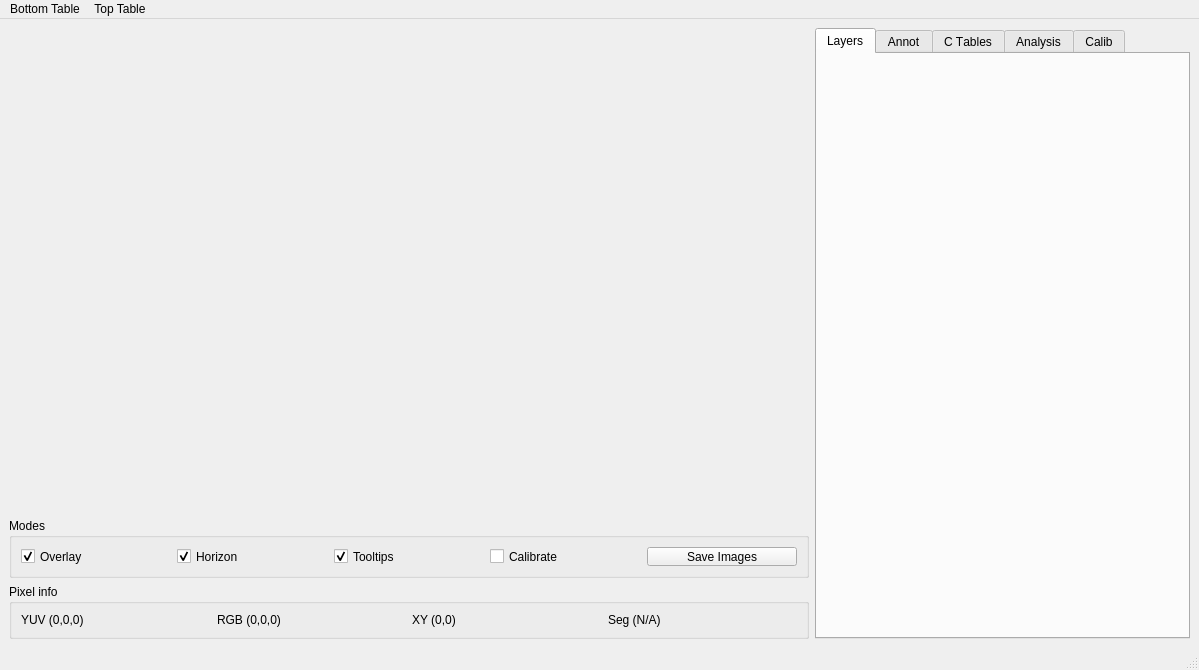
<?xml version="1.0" encoding="UTF-8"?>
<ui version="4.0">
 <class>UTVisionWindow</class>
 <widget class="QMainWindow" name="UTVisionWindow">
  <property name="geometry">
   <rect>
    <x>0</x>
    <y>0</y>
    <width>1179</width>
    <height>670</height>
   </rect>
  </property>
  <property name="sizePolicy">
   <sizepolicy hsizetype="Expanding" vsizetype="Expanding">
    <horstretch>0</horstretch>
    <verstretch>0</verstretch>
   </sizepolicy>
  </property>
  <property name="windowTitle">
   <string>Vision Window</string>
  </property>
  <widget class="QWidget" name="centralwidget">
   <layout class="QGridLayout" name="gridLayout_2" rowstretch="1,0,0" columnstretch="1,0">
    <item row="0" column="0">
     <layout class="QVBoxLayout" name="verticalLayout_3">
      <item>
       <widget class="ImageWidget" name="bigImage" native="true">
        <property name="minimumSize">
         <size>
          <width>800</width>
          <height>480</height>
         </size>
        </property>
        <property name="baseSize">
         <size>
          <width>640</width>
          <height>480</height>
         </size>
        </property>
        <property name="selectionEnabled" stdset="0">
         <bool>true</bool>
        </property>
       </widget>
      </item>
     </layout>
    </item>
    <item row="1" column="0">
     <widget class="QGroupBox" name="groupBox_2">
      <property name="sizePolicy">
       <sizepolicy hsizetype="Preferred" vsizetype="Preferred">
        <horstretch>0</horstretch>
        <verstretch>0</verstretch>
       </sizepolicy>
      </property>
      <property name="maximumSize">
       <size>
        <width>16777215</width>
        <height>60</height>
       </size>
      </property>
      <property name="title">
       <string>Modes</string>
      </property>
      <layout class="QHBoxLayout" name="horizontalLayout_2">
       <item>
        <widget class="QCheckBox" name="overlayCheck">
         <property name="text">
          <string>Overlay</string>
         </property>
         <property name="checked">
          <bool>true</bool>
         </property>
        </widget>
       </item>
       <item>
        <widget class="QCheckBox" name="horizonCheck">
         <property name="text">
          <string>Horizon</string>
         </property>
         <property name="checked">
          <bool>true</bool>
         </property>
         <property name="tristate">
          <bool>false</bool>
         </property>
        </widget>
       </item>
       <item>
        <widget class="QCheckBox" name="toolCheck">
         <property name="text">
          <string>Tooltips</string>
         </property>
         <property name="checked">
          <bool>true</bool>
         </property>
        </widget>
       </item>
       <item>
        <widget class="QCheckBox" name="calibrationBox">
         <property name="text">
          <string>Calibrate</string>
         </property>
        </widget>
       </item>
       <item>
        <widget class="QPushButton" name="saveImgCheck">
         <property name="text">
          <string>Save Images</string>
         </property>
        </widget>
       </item>
      </layout>
      <zorder>horizonCheck</zorder>
      <zorder>overlayCheck</zorder>
      <zorder>toolCheck</zorder>
      <zorder>calibrationBox</zorder>
      <zorder>saveImgCheck</zorder>
     </widget>
    </item>
    <item row="2" column="0">
     <widget class="QGroupBox" name="groupBox">
      <property name="maximumSize">
       <size>
        <width>16777215</width>
        <height>65</height>
       </size>
      </property>
      <property name="title">
       <string>Pixel info</string>
      </property>
      <layout class="QHBoxLayout" name="horizontalLayout">
       <item>
        <widget class="QLabel" name="yuvLabel">
         <property name="minimumSize">
          <size>
           <width>0</width>
           <height>0</height>
          </size>
         </property>
         <property name="text">
          <string>YUV (0,0,0)</string>
         </property>
        </widget>
       </item>
       <item>
        <widget class="QLabel" name="rgbLabel">
         <property name="minimumSize">
          <size>
           <width>0</width>
           <height>0</height>
          </size>
         </property>
         <property name="text">
          <string>RGB (0,0,0)</string>
         </property>
        </widget>
       </item>
       <item>
        <widget class="QLabel" name="xyLabel">
         <property name="minimumSize">
          <size>
           <width>0</width>
           <height>0</height>
          </size>
         </property>
         <property name="text">
          <string>XY (0,0)</string>
         </property>
        </widget>
       </item>
       <item>
        <widget class="QLabel" name="segLabel">
         <property name="minimumSize">
          <size>
           <width>0</width>
           <height>0</height>
          </size>
         </property>
         <property name="text">
          <string>Seg (N/A)</string>
         </property>
        </widget>
       </item>
      </layout>
     </widget>
    </item>
    <item row="0" column="1" rowspan="3">
     <widget class="QTabWidget" name="tabWidget">
      <property name="sizePolicy">
       <sizepolicy hsizetype="Preferred" vsizetype="Preferred">
        <horstretch>0</horstretch>
        <verstretch>0</verstretch>
       </sizepolicy>
      </property>
      <property name="minimumSize">
       <size>
        <width>375</width>
        <height>0</height>
       </size>
      </property>
      <property name="maximumSize">
       <size>
        <width>16777215</width>
        <height>16777215</height>
       </size>
      </property>
      <property name="font">
       <font>
        <pointsize>9</pointsize>
        <kerning>false</kerning>
       </font>
      </property>
      <property name="tabPosition">
       <enum>QTabWidget::North</enum>
      </property>
      <property name="tabShape">
       <enum>QTabWidget::Rounded</enum>
      </property>
      <property name="currentIndex">
       <number>0</number>
      </property>
      <property name="iconSize">
       <size>
        <width>16</width>
        <height>16</height>
       </size>
      </property>
      <property name="usesScrollButtons">
       <bool>false</bool>
      </property>
      <widget class="QWidget" name="layersTab">
       <property name="sizePolicy">
        <sizepolicy hsizetype="Expanding" vsizetype="Expanding">
         <horstretch>0</horstretch>
         <verstretch>0</verstretch>
        </sizepolicy>
       </property>
       <attribute name="title">
        <string>Layers</string>
       </attribute>
       <layout class="QGridLayout" name="gridLayout">
        <item row="0" column="0">
         <layout class="QVBoxLayout" name="verticalLayout_2">
          <item>
           <widget class="ImageWidget" name="rawImageTop" native="true"/>
          </item>
          <item>
           <widget class="ImageWidget" name="rawImageBottom" native="true"/>
          </item>
          <item>
           <spacer name="verticalSpacer_3">
            <property name="orientation">
             <enum>Qt::Vertical</enum>
            </property>
            <property name="sizeType">
             <enum>QSizePolicy::Fixed</enum>
            </property>
            <property name="sizeHint" stdset="0">
             <size>
              <width>20</width>
              <height>18</height>
             </size>
            </property>
           </spacer>
          </item>
          <item>
           <widget class="ImageWidget" name="horizontalBlobImageTop" native="true"/>
          </item>
          <item>
           <widget class="ImageWidget" name="horizontalBlobImageBottom" native="true"/>
          </item>
          <item>
           <spacer name="verticalSpacer_4">
            <property name="orientation">
             <enum>Qt::Vertical</enum>
            </property>
            <property name="sizeType">
             <enum>QSizePolicy::Fixed</enum>
            </property>
            <property name="sizeHint" stdset="0">
             <size>
              <width>20</width>
              <height>18</height>
             </size>
            </property>
           </spacer>
          </item>
          <item>
           <widget class="ImageWidget" name="objImageTop" native="true"/>
          </item>
          <item>
           <widget class="ImageWidget" name="objImageBottom" native="true"/>
          </item>
         </layout>
        </item>
        <item row="0" column="1">
         <layout class="QVBoxLayout" name="verticalLayout">
          <item>
           <widget class="ImageWidget" name="segImageTop" native="true"/>
          </item>
          <item>
           <widget class="ImageWidget" name="segImageBottom" native="true"/>
          </item>
          <item>
           <spacer name="verticalSpacer_2">
            <property name="orientation">
             <enum>Qt::Vertical</enum>
            </property>
            <property name="sizeType">
             <enum>QSizePolicy::Fixed</enum>
            </property>
            <property name="sizeHint" stdset="0">
             <size>
              <width>20</width>
              <height>18</height>
             </size>
            </property>
           </spacer>
          </item>
          <item>
           <widget class="ImageWidget" name="verticalBlobImageTop" native="true"/>
          </item>
          <item>
           <widget class="ImageWidget" name="verticalBlobImageBottom" native="true"/>
          </item>
          <item>
           <spacer name="verticalSpacer">
            <property name="orientation">
             <enum>Qt::Vertical</enum>
            </property>
            <property name="sizeType">
             <enum>QSizePolicy::Fixed</enum>
            </property>
            <property name="sizeHint" stdset="0">
             <size>
              <width>20</width>
              <height>18</height>
             </size>
            </property>
           </spacer>
          </item>
          <item>
           <widget class="ImageWidget" name="transformedImageTop" native="true"/>
          </item>
          <item>
           <widget class="ImageWidget" name="transformedImageBottom" native="true"/>
          </item>
         </layout>
        </item>
       </layout>
      </widget>
      <widget class="QWidget" name="annotTab">
       <attribute name="title">
        <string>Annot</string>
       </attribute>
       <layout class="QGridLayout" name="gridLayout_3">
        <item row="0" column="0">
         <widget class="AnnotationWidget" name="annot" native="true">
          <property name="sizePolicy">
           <sizepolicy hsizetype="Preferred" vsizetype="Preferred">
            <horstretch>0</horstretch>
            <verstretch>0</verstretch>
           </sizepolicy>
          </property>
         </widget>
        </item>
       </layout>
      </widget>
      <widget class="QWidget" name="ctTab">
       <attribute name="title">
        <string>C Tables</string>
       </attribute>
       <layout class="QGridLayout" name="gridLayout_4">
        <item row="0" column="0">
         <widget class="ClassificationWidget" name="classification" native="true">
          <property name="sizePolicy">
           <sizepolicy hsizetype="Preferred" vsizetype="Preferred">
            <horstretch>0</horstretch>
            <verstretch>0</verstretch>
           </sizepolicy>
          </property>
         </widget>
        </item>
       </layout>
      </widget>
      <widget class="QWidget" name="analysisTab">
       <attribute name="title">
        <string>Analysis</string>
       </attribute>
       <layout class="QGridLayout" name="gridLayout_5">
        <item row="0" column="0">
         <widget class="AnalysisWidget" name="analysis" native="true">
          <property name="sizePolicy">
           <sizepolicy hsizetype="Preferred" vsizetype="Preferred">
            <horstretch>0</horstretch>
            <verstretch>0</verstretch>
           </sizepolicy>
          </property>
         </widget>
        </item>
       </layout>
      </widget>
      <widget class="QWidget" name="calibTab">
       <attribute name="title">
        <string>Calib</string>
       </attribute>
       <layout class="QGridLayout" name="gridLayout_6">
        <item row="0" column="0">
         <widget class="QTabWidget" name="tabWidget_2">
          <property name="currentIndex">
           <number>1</number>
          </property>
          <widget class="QWidget" name="tab_3">
           <attribute name="title">
            <string>Intrinsic</string>
           </attribute>
           <layout class="QGridLayout" name="gridLayout_7">
            <item row="0" column="0">
             <widget class="IntrinsicCalibrationWidget" name="icalibration" native="true">
              <property name="sizePolicy">
               <sizepolicy hsizetype="Preferred" vsizetype="Preferred">
                <horstretch>0</horstretch>
                <verstretch>0</verstretch>
               </sizepolicy>
              </property>
             </widget>
            </item>
           </layout>
          </widget>
          <widget class="QWidget" name="tab_4">
           <attribute name="title">
            <string>Extrinsic</string>
           </attribute>
           <layout class="QGridLayout" name="gridLayout_8">
            <item row="0" column="0">
             <widget class="ExtrinsicCalibrationWidget" name="ecalibration" native="true"/>
            </item>
           </layout>
          </widget>
         </widget>
        </item>
       </layout>
      </widget>
     </widget>
    </item>
   </layout>
  </widget>
  <widget class="QMenuBar" name="menuBar">
   <property name="geometry">
    <rect>
     <x>0</x>
     <y>0</y>
     <width>1196</width>
     <height>25</height>
    </rect>
   </property>
   <widget class="QMenu" name="menuColour_Table">
    <property name="title">
     <string>Bottom Table</string>
    </property>
    <addaction name="actionNew_Bottom"/>
    <addaction name="actionOpen_Bottom"/>
    <addaction name="actionSave_Bottom"/>
    <addaction name="actionSave_As_Bottom"/>
   </widget>
   <widget class="QMenu" name="menuTop_Table">
    <property name="title">
     <string>Top Table</string>
    </property>
    <addaction name="actionNew_Top"/>
    <addaction name="actionOpen_Top"/>
    <addaction name="actionSave_Top"/>
    <addaction name="actionSave_As_Top"/>
   </widget>
   <addaction name="menuColour_Table"/>
   <addaction name="menuTop_Table"/>
  </widget>
  <widget class="QStatusBar" name="statusbar"/>
  <action name="actionLoad">
   <property name="text">
    <string>New</string>
   </property>
  </action>
  <action name="actionNew">
   <property name="text">
    <string>New</string>
   </property>
  </action>
  <action name="actionOpen_Bottom">
   <property name="text">
    <string>Open Bottom</string>
   </property>
  </action>
  <action name="actionSave_Bottom">
   <property name="text">
    <string>Save Bottom</string>
   </property>
  </action>
  <action name="actionSave_As_Bottom">
   <property name="text">
    <string>Save As</string>
   </property>
  </action>
  <action name="actionNew_Bottom">
   <property name="text">
    <string>New Bottom</string>
   </property>
  </action>
  <action name="actionYUV">
   <property name="text">
    <string>YUV</string>
   </property>
  </action>
  <action name="actionLAB">
   <property name="text">
    <string>LAB</string>
   </property>
  </action>
  <action name="actionHSI">
   <property name="text">
    <string>HSI</string>
   </property>
  </action>
  <action name="actionNew_Top">
   <property name="text">
    <string>New Top</string>
   </property>
  </action>
  <action name="actionOpen_Top">
   <property name="text">
    <string>Open Top</string>
   </property>
  </action>
  <action name="actionSave_Top">
   <property name="text">
    <string>Save Top</string>
   </property>
  </action>
  <action name="actionSave_As_Top">
   <property name="text">
    <string>Save As</string>
   </property>
  </action>
 </widget>
 <customwidgets>
  <customwidget>
   <class>ImageWidget</class>
   <extends>QWidget</extends>
   <header>ImageWidget.h</header>
   <container>1</container>
  </customwidget>
  <customwidget>
   <class>AnnotationWidget</class>
   <extends>QWidget</extends>
   <header>AnnotationWidget.h</header>
  </customwidget>
  <customwidget>
   <class>ClassificationWidget</class>
   <extends>QWidget</extends>
   <header>ClassificationWidget.h</header>
   <container>1</container>
  </customwidget>
  <customwidget>
   <class>AnalysisWidget</class>
   <extends>QWidget</extends>
   <header>AnalysisWidget.h</header>
   <container>1</container>
  </customwidget>
  <customwidget>
   <class>IntrinsicCalibrationWidget</class>
   <extends>QWidget</extends>
   <header>IntrinsicCalibrationWidget.h</header>
   <container>1</container>
  </customwidget>
  <customwidget>
   <class>ExtrinsicCalibrationWidget</class>
   <extends>QWidget</extends>
   <header>ExtrinsicCalibrationWidget.h</header>
   <container>1</container>
  </customwidget>
 </customwidgets>
 <resources/>
 <connections/>
</ui>
